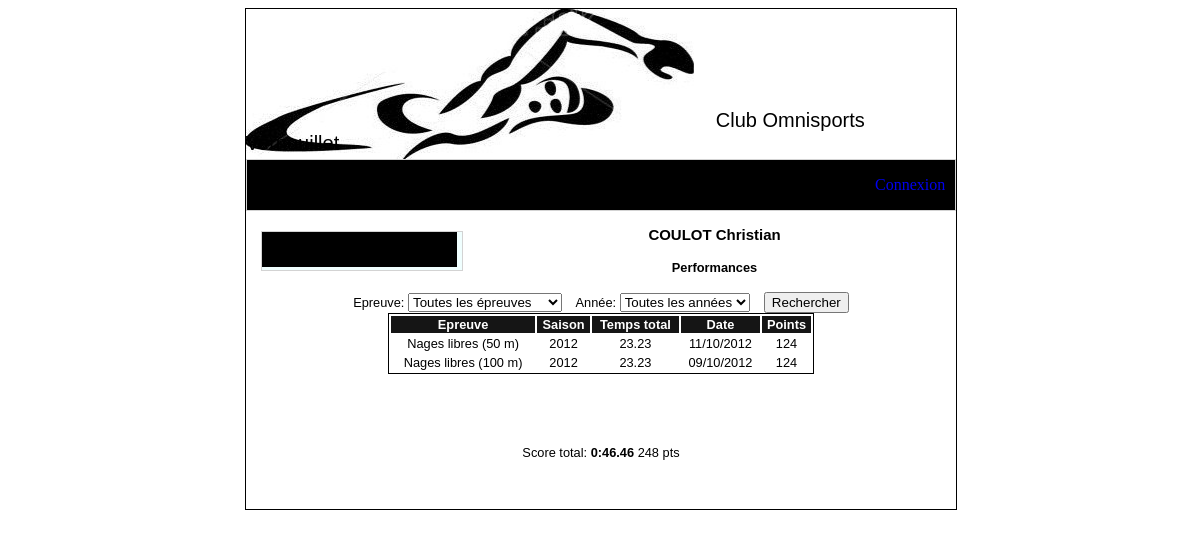
Screenshot of /nageur.php?id=1 with the database file from the repository.
### tables this page shows
CREATE TABLE IF NOT EXISTS `nageur` (
  `id_nageur` int(11) NOT NULL AUTO_INCREMENT,
  `nom_nageur` varchar(50) NOT NULL,
  `prenom_nageur` varchar(50) NOT NULL,
  `sexe` varchar(50) NOT NULL,
  `annee_naissance` date NOT NULL,
  `id_categorie` int(11) NOT NULL,
  `club` varchar(50) NOT NULL,
  PRIMARY KEY (`id_nageur`),
  KEY `id_categorie` (`id_categorie`)
);

CREATE TABLE IF NOT EXISTS `epreuve` (
  `id_epreuve` int(11) NOT NULL AUTO_INCREMENT,
  `type_epreuve` varchar(50) NOT NULL,
  `distance_epreuve` int(11) NOT NULL,
  PRIMARY KEY (`id_epreuve`)
);

### nageur.php (the view, shortened to what this page needs)
<?php
include './header.php';
?>
<div id="contenu">
    <?php
    if ($_GET) {
        $id_nageur = $_GET['id'];
        $res = mysql_query("SELECT * FROM `nageur` WHERE `id_nageur` =  " . $_GET['id']) or die(mysql_error());
        $nageur = mysql_fetch_array($res);
        echo '<center><h3>' . $nageur['nom_nageur'] . ' ' . $nageur['prenom_nageur'] . '</h3></center>';
        $performances = array();
        $result_performance = mysql_query("SELECT * FROM `performance` WHERE `id_nageur` = $id_nageur") or die(mysql_error());
        if (mysql_num_rows($result_performance) != 0) {
            while ($line = mysql_fetch_array($result_performance)) {
                $performances[] = $line;
            }
        }
        ?>
        <center>
            <div id="afficheur">
                <h4>Performances</h4>
                <form method="post">
                    Epreuve: <select name="type_epreuve">
                        <option value="">Toutes les &eacute;preuves</option>
                    </select>
                    &nbsp;&nbsp;
                    Ann&eacute;e: <select name="saison">
                        <option value="">Toutes les ann&eacute;es</option>
                    </select>
                    <input type="submit" value="Rechercher">
                </form>
                <table>
                    <tr>
                        <th>Epreuve</th>
                        <th>Saison</th>
                        <th>Temps total</th>
                        <th>Date</th>
                        <th>Points</th>
                    </tr>
                    <?php
                    $minute = $seconde = $centieme = $points = 0;
                    if ($performances) {
                        foreach ($performances as $key => $performance) {
                            $res_epreuve = mysql_query("SELECT * FROM `epreuve` WHERE `id_epreuve` = " . $performance['id_epreuve']) or die(mysql_error());
                            $epreuve = mysql_fetch_array($res_epreuve);
                            ?>
                            <tr id="<?= $style ?>">
                                <td align="center"><?= $epreuve['type_epreuve'] . ' (' . $epreuve['distance_epreuve'] . ' m)' ?> </td>
                                <td align="center"><?= $performance['saison'] ?> </td>
                                <td align="center"><?= $performance['temps_total'] ?> </td>
                                <?php
                                $date = explode("-", $performance["date_perf"]);
                                $date_perf = $date[2] . '/' . $date[1] . '/' . $date[0];
                                ?>
                                <td align="center"><?= $date_perf ?> </td>
                                <td align="center"><?= $performance['points'] ?> </td>
                            </tr>
                            <?php
                            $points += intval($performance['points']);
                            $explode = explode(':', $performance['temps_total']);
                            if (count($explode) == 2) {
                                $minute += intval($explode[0]);
                                $explode2 = explode('.', $explode[1]);
                                $seconde += intval($explode2[0]);
                                if ($seconde >= 60) {
                                    $reste = $seconde - 60;
                                    $minute += 1;
                                    $seconde = $reste;
                                }
                                $centieme += intval($explode2[1]);
                                if ($centieme >= 100) {
                                    $reste = $centieme - 100;
                                    $seconde += 1;
                                    $centieme = $reste;
                                }
                            } else {
                                $explode = explode('.', $performance['temps_total']);
                                $seconde += intval($explode[0]);
                                $centieme += intval($explode[1]);
                            }
                        }
                    }
                    ?>
                </table>
                <?php
                echo "<div>Score total:<b> $minute:$seconde.$centieme </b>$points pts</div>";
                ?>
            </div>
        </center>
        <?php
    }
    ?>
</div>
<?php include './footer.php' ?>

### style.css (style rules this page uses)
body { font-family: arial,helvetica,sans-serif; }
table { border: solid 1px black; width: 60%; margin-bottom: 10%; }
th { background-color: #151515; color: white; }

### rows the page displays
nageur: nom_nageur "COULOT", prenom_nageur "Christian"
epreuve: type_epreuve "Nages libres", distance_epreuve "50"
epreuve: type_epreuve "Nages libres", distance_epreuve "100"

### other values shown
$performance['saison'] "2012"
$performance['temps_total'] "23.23"
$date_perf "11/10/2012"
$performance['points'] "124"
$date_perf "09/10/2012"
$minute "0"
$seconde "46"
$centieme "46"
$points "248"
